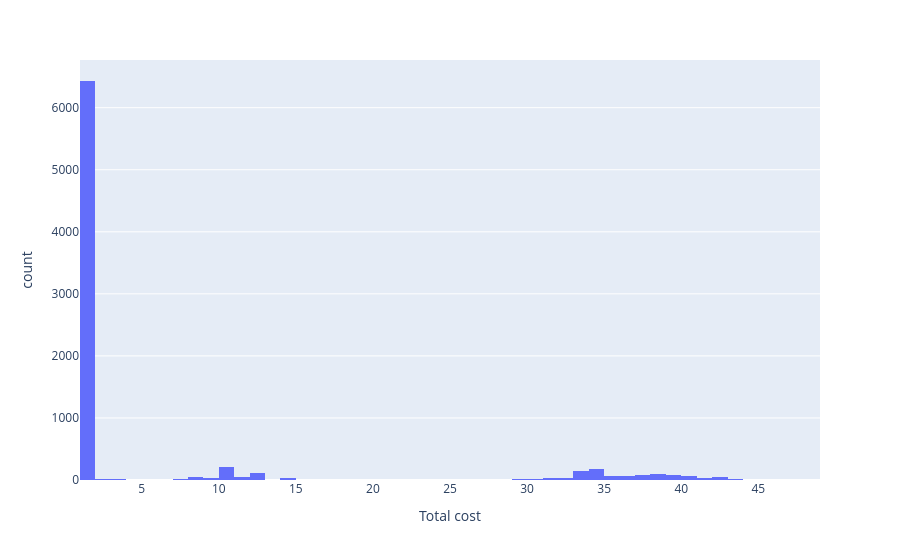

Write notebook code for a chart like this one.
### Markdown cell above
## Visualise data

### Histogram

### Code cell
fig = px.histogram(df, x="Total cost")
fig.show()

### Figure 1 — Plotly figure (JSON) as saved in the notebook; plotly's stock layout.template omitted (floating-point values rounded to 4 significant figures; data arrays with more than 128 entries replaced by an {"elided": "..."} marker saying what was removed)
{"data": [{"alignmentgroup": "True", "bingroup": "x", "hovertemplate": "Total cost=%{x}<br>count=%{y}<extra></extra>", "legendgroup": "", "marker": {"color": "#636efa", "pattern": {"shape": ""}}, "name": "", "offsetgroup": "", "orientation": "v", "showlegend": false, "type": "histogram", "x": {"elided": "7953 float values"}, "xaxis": "x", "yaxis": "y"}], "layout": {"autosize": true, "barmode": "relative", "legend": {"tracegroupgap": 0}, "margin": {"t": 60}, "xaxis": {"anchor": "y", "autorange": true, "domain": [0, 1], "range": [1, 49], "title": {"text": "Total cost"}, "type": "linear"}, "yaxis": {"anchor": "x", "autorange": true, "domain": [0, 1], "range": [0, 6768.0], "title": {"text": "count"}}}}
